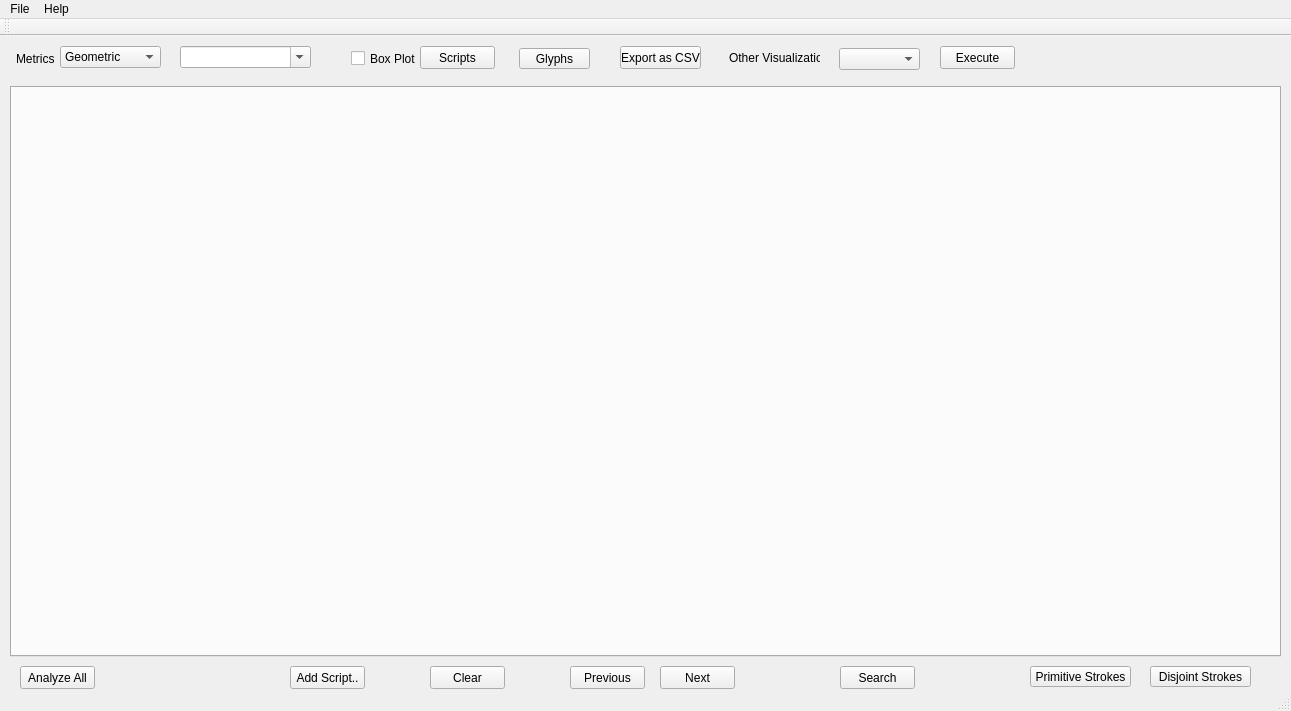
<?xml version="1.0" encoding="UTF-8"?>
<ui version="4.0">
 <class>MainWindow</class>
 <widget class="QMainWindow" name="MainWindow">
  <property name="windowModality">
   <enum>Qt::WindowModal</enum>
  </property>
  <property name="geometry">
   <rect>
    <x>0</x>
    <y>0</y>
    <width>1291</width>
    <height>711</height>
   </rect>
  </property>
  <property name="windowTitle">
   <string>Script Analyzer</string>
  </property>
  <widget class="QWidget" name="centralwidget">
   <widget class="QPushButton" name="pushButton">
    <property name="geometry">
     <rect>
      <x>570</x>
      <y>630</y>
      <width>75</width>
      <height>23</height>
     </rect>
    </property>
    <property name="text">
     <string>Previous</string>
    </property>
   </widget>
   <widget class="QPushButton" name="pushButton_2">
    <property name="geometry">
     <rect>
      <x>660</x>
      <y>630</y>
      <width>75</width>
      <height>23</height>
     </rect>
    </property>
    <property name="text">
     <string>Next</string>
    </property>
   </widget>
   <widget class="QPushButton" name="displayBtn">
    <property name="geometry">
     <rect>
      <x>1030</x>
      <y>630</y>
      <width>101</width>
      <height>21</height>
     </rect>
    </property>
    <property name="text">
     <string>Primitive Strokes</string>
    </property>
   </widget>
   <widget class="QPushButton" name="pushButton_5">
    <property name="geometry">
     <rect>
      <x>840</x>
      <y>630</y>
      <width>75</width>
      <height>23</height>
     </rect>
    </property>
    <property name="text">
     <string>Search</string>
    </property>
   </widget>
   <widget class="QPushButton" name="vizBtn">
    <property name="geometry">
     <rect>
      <x>420</x>
      <y>10</y>
      <width>75</width>
      <height>23</height>
     </rect>
    </property>
    <property name="text">
     <string>Scripts</string>
    </property>
   </widget>
   <widget class="scriptTab" name="tabWidget">
    <property name="geometry">
     <rect>
      <x>10</x>
      <y>50</y>
      <width>1271</width>
      <height>571</height>
     </rect>
    </property>
    <property name="tabPosition">
     <enum>QTabWidget::West</enum>
    </property>
    <property name="tabShape">
     <enum>QTabWidget::Rounded</enum>
    </property>
    <property name="currentIndex">
     <number>-1</number>
    </property>
    <property name="elideMode">
     <enum>Qt::ElideNone</enum>
    </property>
   </widget>
   <widget class="QPushButton" name="clearBtn">
    <property name="geometry">
     <rect>
      <x>430</x>
      <y>630</y>
      <width>75</width>
      <height>23</height>
     </rect>
    </property>
    <property name="text">
     <string>Clear</string>
    </property>
   </widget>
   <widget class="QPushButton" name="addScriptBtn">
    <property name="geometry">
     <rect>
      <x>290</x>
      <y>630</y>
      <width>75</width>
      <height>23</height>
     </rect>
    </property>
    <property name="text">
     <string>Add Script..</string>
    </property>
   </widget>
   <widget class="QPushButton" name="analyzeAllBtn">
    <property name="geometry">
     <rect>
      <x>20</x>
      <y>630</y>
      <width>75</width>
      <height>23</height>
     </rect>
    </property>
    <property name="text">
     <string>Analyze All</string>
    </property>
   </widget>
   <widget class="QComboBox" name="subFeatCmb">
    <property name="geometry">
     <rect>
      <x>180</x>
      <y>10</y>
      <width>131</width>
      <height>22</height>
     </rect>
    </property>
    <property name="editable">
     <bool>true</bool>
    </property>
   </widget>
   <widget class="QComboBox" name="featCmb">
    <property name="geometry">
     <rect>
      <x>60</x>
      <y>10</y>
      <width>101</width>
      <height>22</height>
     </rect>
    </property>
    <item>
     <property name="text">
      <string>Geometric</string>
     </property>
    </item>
    <item>
     <property name="text">
      <string>Production</string>
     </property>
    </item>
    <item>
     <property name="text">
      <string>Stroke Feat.</string>
     </property>
    </item>
    <item>
     <property name="text">
      <string>Stroke No.</string>
     </property>
    </item>
    <item>
     <property name="text">
      <string>Cognitive</string>
     </property>
    </item>
   </widget>
   <widget class="QPushButton" name="exportCSVBtn">
    <property name="geometry">
     <rect>
      <x>620</x>
      <y>10</y>
      <width>81</width>
      <height>23</height>
     </rect>
    </property>
    <property name="text">
     <string>Export as CSV</string>
    </property>
   </widget>
   <widget class="QPushButton" name="vizFeatGlyph">
    <property name="geometry">
     <rect>
      <x>519</x>
      <y>12</y>
      <width>71</width>
      <height>21</height>
     </rect>
    </property>
    <property name="text">
     <string>Glyphs</string>
    </property>
   </widget>
   <widget class="QPushButton" name="initAngleBtn">
    <property name="geometry">
     <rect>
      <x>940</x>
      <y>10</y>
      <width>75</width>
      <height>23</height>
     </rect>
    </property>
    <property name="text">
     <string>Execute</string>
    </property>
   </widget>
   <widget class="QComboBox" name="functCmb">
    <property name="geometry">
     <rect>
      <x>839</x>
      <y>12</y>
      <width>81</width>
      <height>22</height>
     </rect>
    </property>
   </widget>
   <widget class="QLabel" name="label">
    <property name="geometry">
     <rect>
      <x>16</x>
      <y>16</y>
      <width>46</width>
      <height>13</height>
     </rect>
    </property>
    <property name="text">
     <string>Metrics</string>
    </property>
   </widget>
   <widget class="QLabel" name="label_2">
    <property name="geometry">
     <rect>
      <x>729</x>
      <y>12</y>
      <width>91</width>
      <height>20</height>
     </rect>
    </property>
    <property name="text">
     <string>Other Visualization</string>
    </property>
   </widget>
   <widget class="QCheckBox" name="boxPlotCheck">
    <property name="geometry">
     <rect>
      <x>351</x>
      <y>14</y>
      <width>70</width>
      <height>17</height>
     </rect>
    </property>
    <property name="text">
     <string>Box Plot</string>
    </property>
   </widget>
   <widget class="QPushButton" name="displayBtnNJ">
    <property name="geometry">
     <rect>
      <x>1150</x>
      <y>630</y>
      <width>101</width>
      <height>21</height>
     </rect>
    </property>
    <property name="text">
     <string>Disjoint Strokes</string>
    </property>
   </widget>
  </widget>
  <widget class="QMenuBar" name="menubar">
   <property name="geometry">
    <rect>
     <x>0</x>
     <y>0</y>
     <width>1291</width>
     <height>21</height>
    </rect>
   </property>
   <widget class="QMenu" name="menuFile">
    <property name="title">
     <string>File</string>
    </property>
    <addaction name="actionOpen"/>
    <addaction name="actionSave"/>
    <addaction name="actionExit"/>
   </widget>
   <widget class="QMenu" name="menuHelp">
    <property name="title">
     <string>Help</string>
    </property>
    <addaction name="actionAbout"/>
   </widget>
   <addaction name="menuFile"/>
   <addaction name="menuHelp"/>
  </widget>
  <widget class="QStatusBar" name="statusbar"/>
  <widget class="QToolBar" name="toolBar">
   <property name="windowTitle">
    <string>toolBar</string>
   </property>
   <attribute name="toolBarArea">
    <enum>TopToolBarArea</enum>
   </attribute>
   <attribute name="toolBarBreak">
    <bool>false</bool>
   </attribute>
  </widget>
  <action name="actionAbout">
   <property name="text">
    <string>About</string>
   </property>
  </action>
  <action name="actionOpen">
   <property name="text">
    <string>Open...</string>
   </property>
  </action>
  <action name="actionSave">
   <property name="text">
    <string>Save...</string>
   </property>
  </action>
  <action name="actionExit">
   <property name="text">
    <string>Exit</string>
   </property>
  </action>
 </widget>
 <customwidgets>
  <customwidget>
   <class>scriptTab</class>
   <extends>QTabWidget</extends>
   <header location="global">scripttab.h</header>
   <container>1</container>
  </customwidget>
 </customwidgets>
 <resources/>
 <connections/>
</ui>
